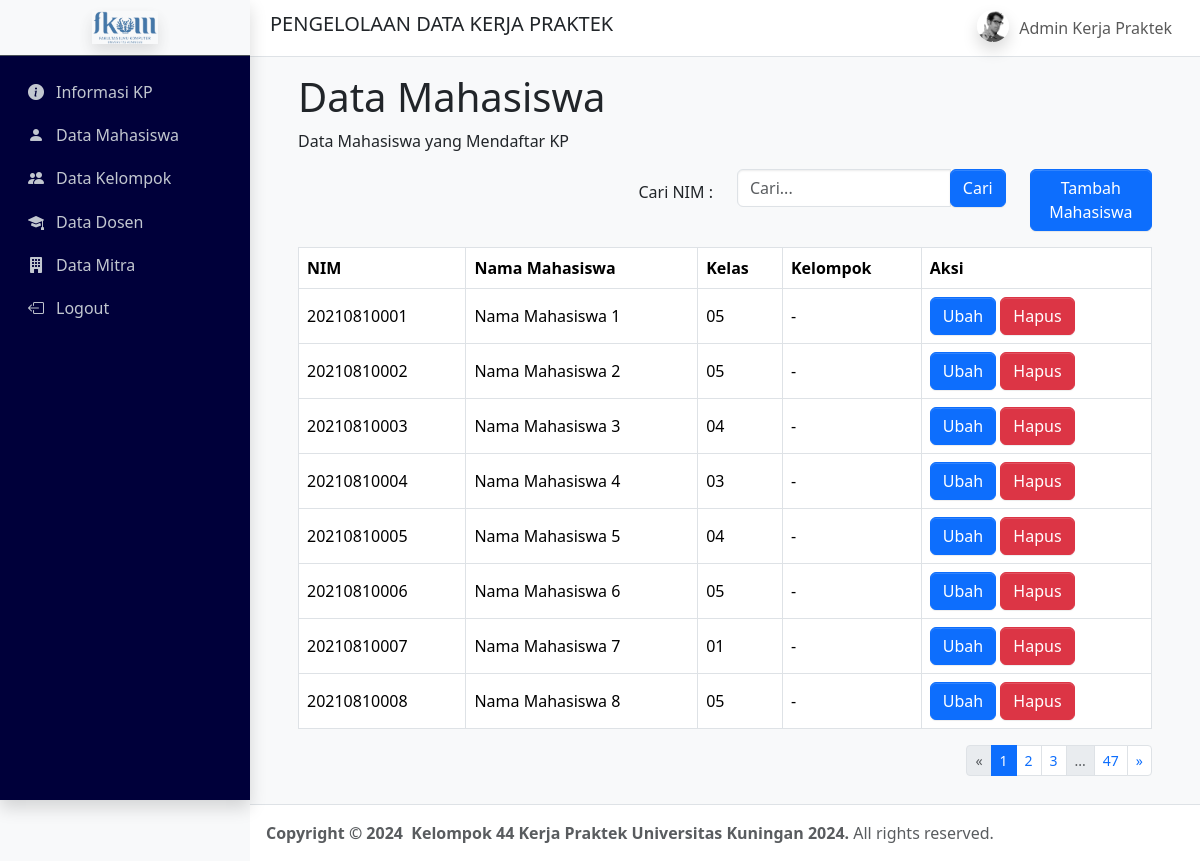
The app's page /pages/admin/dashboard/mahasiswa.php (signed in) with its own data.
### tables this page shows
CREATE TABLE `mahasiswa` (
  `nim` varchar(15) NOT NULL,
  `email` varchar(50) NOT NULL,
  `password` varchar(255) NOT NULL,
  `nama` varchar(100) NOT NULL,
  `jk` varchar(5) NOT NULL,
  `telp` varchar(15) DEFAULT NULL,
  `prodi` varchar(5) NOT NULL,
  `angkatan` int NOT NULL,
  `kelas` varchar(5) NOT NULL,
  `mbkm` int NOT NULL,
  `jaket` varchar(5) NOT NULL,
  `status` varchar(10) DEFAULT NULL,
  `file_upload` varchar(50) DEFAULT NULL,
  `status_validasi` int DEFAULT NULL
);

### pages/admin/dashboard/mahasiswa.php (the view, shortened to what this page needs)
<?php
include '../../koneksi.php';
$nimSearch = "";
$searchTerm = "%$nimSearch%";
$limit = 8;
$page = isset($_GET['page']) ? intval($_GET['page']) : 1;
$offset = ($page - 1) * $limit;
$sql = "
    SELECT
        m.nim,
        m.nama AS nama_mahasiswa,
        m.kelas,
        k.no_kelompok
    FROM mahasiswa m
    LEFT JOIN kpconnection kc ON m.nim = kc.nim
    LEFT JOIN kelompok k ON kc.no_kelompok = k.no_kelompok
    WHERE m.nim LIKE ?
    LIMIT ? OFFSET ?";
$stmt = $conn->prepare($sql);
$stmt->bind_param("sii", $searchTerm, $limit, $offset);
$stmt->execute();
$result = $stmt->get_result();
$total_sql = "
    SELECT COUNT(DISTINCT m.nim) AS total
    FROM mahasiswa m
    LEFT JOIN kpconnection kc ON m.nim = kc.nim
    LEFT JOIN kelompok k ON kc.no_kelompok = k.no_kelompok
    WHERE m.nim LIKE ?";
$total_stmt = $conn->prepare($total_sql);
$total_stmt->bind_param("s", $searchTerm);
$total_stmt->execute();
$total_result = $total_stmt->get_result();
$total_row = $total_result->fetch_assoc();
$total_data = $total_row['total'];
$total_pages = ceil($total_data / $limit);
?>
<!DOCTYPE html>
<html lang="en">
<head>
    <link rel="stylesheet" href="../../../css/adminlte.min.css"/>
    <link rel="stylesheet" href="https://cdn.jsdelivr.net/npm/bootstrap-icons@1.11.3/font/bootstrap-icons.min.css">
</head>
<body>
    <body class="layout-fixed sidebar-expand-lg bg-body-tertiary">
        <div class="app-wrapper">
            <nav class="app-header navbar navbar-expand bg-body">
                <div class="container-fluid">
                    <h5 class="brand-text text-dark ms-2 align-middle">PENGELOLAAN DATA KERJA PRAKTEK</h5>
                    <ul class="navbar-nav ms-auto">
                        <li class="nav-item dropdown user-menu"> <a href="#" class="nav-link dropdown-toggle" data-bs-toggle="dropdown"> <img src="/dist/assets/img/user2-160x160.jpg" class="user-image rounded-circle shadow" alt="User Image">
                        <span class="d-none d-md-inline">
                            <?php echo htmlspecialchars($_SESSION['user_name']); ?>
                        </span> </a>
                        </li>
                    </ul>
                </div>
            </nav>
            <aside class="app-sidebar shadow" style="background-color: rgb(0, 0, 58); color: white;" data-bs-theme="dark">
                <div class="sidebar-brand bg-light"> <a href="./home.html" class="brand-link"> <img src="/dist/assets/img/LOGOFKOM.png" alt="AdminLTE Logo" class="brand-image opacity-75 shadow"> </a> </div>
                <div class="sidebar-wrapper">
                    <nav class="mt-2">
                    <ul class="nav sidebar-menu flex-column" role="menu">
                    <li class="nav-item"> <a href="infokp.php" class="nav-link"> <i class="nav-icon bi bi-info-circle-fill"></i>
                                <p>Informasi KP</p>
                            </a> </li>
                            <li class="nav-item"> <a href="mahasiswa.php" class="nav-link"> <i class="nav-icon bi bi-person-fill"></i>
                                    <p>Data Mahasiswa</p>
                                </a> </li>
                            <li class="nav-item"> <a href="kelompok.php" class="nav-link"> <i class="nav-icon bi bi-people-fill"></i>
                                    <p>Data Kelompok</p>
                                </a> </li>
                            <li class="nav-item"> <a href="dosen.php" class="nav-link"> <i class="nav-icon bi bi-mortarboard-fill"></i>
                                    <p>Data Dosen</p>
                                </a> </li>
                            <li class="nav-item"> <a href="mitra.php" class="nav-link"> <i class="nav-icon bi bi-building-fill"></i>
                                    <p>Data Mitra</p>
                                </a> </li>
                            <li class="nav-item"> <a href="../../logout.php" class="nav-link"> <i class="nav-icon bi bi-box-arrow-left"></i>
                                    <p>Logout</p>
                                </a> </li>
                        </ul>
                    </nav>
                </div>
            </aside>
            <main class="app-main">
        <div class="container-fluid px-5 py-3">
            <h1>Data Mahasiswa</h1>
            <p>Data Mahasiswa yang Mendaftar KP</p>
            <div class="row">
                <div class="col-6 d-flex align-items-center justify-content-end">
                    <p>Cari NIM : </p>
                </div>
                <div class="col-4">
                    <form method="get" action="">
                        <div class="input-group mb-3">
                            <input type="text" class="form-control" name="nim" value="<?php echo htmlspecialchars($nimSearch); ?>" placeholder="Cari..." aria-label="Cari NIM">
                            <div class="input-group-append">
                                <button class="btn btn-primary" type="submit" id="button-addon2">Cari</button>
                            </div>
                        </div>
                    </form>
                </div>
                <div class="col-2">
                    <button class="btn btn-primary" type="button">Tambah Mahasiswa</button>
                </div>
</div>
            <table class="table table-bordered mt-3">
                <thead>
                    <tr>
                        <th>NIM</th>
                        <th>Nama Mahasiswa</th>
                        <th>Kelas</th>
                        <th>Kelompok</th>
                        <th>Aksi</th>
                    </tr>
                </thead>
                <tbody>
                    <?php if ($result->num_rows > 0): ?>
                        <?php while ($row = $result->fetch_assoc()): ?>
                            <tr class="align-middle">
                                <td><?php echo htmlspecialchars($row['nim']); ?></td>
                                <td><?php echo htmlspecialchars($row['nama_mahasiswa']); ?></td>
                                <td><?php echo htmlspecialchars($row['kelas']); ?></td>
                                <td><?php echo htmlspecialchars($row['no_kelompok'] ?: '-'); ?></td>
                                <td>
                                    <button class="btn btn-primary" type="button">Ubah</button>
                                    <button class="btn btn-danger" type="button">Hapus</button>
                                </td>
                            </tr>
                        <?php endwhile; ?>
                    <?php else: ?>
                        <tr>
                            <td colspan="5" class="text-center">Tidak ada data ditemukan</td>
                        </tr>
                    <?php endif; ?>
                </tbody>
            </table>
            <ul class="pagination pagination-sm m-0 float-end">
    <li class="page-item <?php if ($page <= 1) echo 'disabled'; ?>">
        <a class="page-link" href="?nim=<?php echo urlencode($nimSearch); ?>&page=<?php echo $page - 1; ?>">«</a>
    </li>
    <?php
    $range_start = max(1, $page - 2);
    $range_end = min($total_pages, $page + 2);
    for ($i = $range_start; $i <= $range_end; $i++) {
        echo '<li class="page-item ' . ($page == $i ? 'active' : '') . '">';
        echo '<a class="page-link" href="?nim=' . urlencode($nimSearch) . '&page=' . $i . '">' . $i . '</a>';
        echo '</li>';
    }
    if ($range_end < $total_pages) {
        echo '<li class="page-item disabled"><a class="page-link" href="#">...</a></li>';
        echo '<li class="page-item"><a class="page-link" href="?nim=' . urlencode($nimSearch) . '&page=' . $total_pages . '">' . $total_pages . '</a></li>';
    }
    ?>
    <li class="page-item <?php if ($page >= $total_pages) echo 'disabled'; ?>">
        <a class="page-link" href="?nim=<?php echo urlencode($nimSearch); ?>&page=<?php echo $page + 1; ?>">»</a>
    </li>
</ul>
        </div>
    </main>
            <footer class="app-footer">
                 <strong>
                    Copyright &copy; 2024&nbsp; Kelompok 44 Kerja Praktek Universitas Kuningan 2024</a>.
                </strong>
                All rights reserved.
            </footer>
        </div>
    </body>
</body>
</html>

### records on screen
mahasiswa: nim "20210810001", nama "Nama Mahasiswa 1", kelas "05", no_kelompok "-"
mahasiswa: nim "20210810002", nama "Nama Mahasiswa 2", kelas "05", no_kelompok "-"
mahasiswa: nim "20210810003", nama "Nama Mahasiswa 3", kelas "04", no_kelompok "-"
mahasiswa: nim "20210810004", nama "Nama Mahasiswa 4", kelas "03", no_kelompok "-"
mahasiswa: nim "20210810005", nama "Nama Mahasiswa 5", kelas "04", no_kelompok "-"
mahasiswa: nim "20210810006", nama "Nama Mahasiswa 6", kelas "05", no_kelompok "-"
mahasiswa: nim "20210810007", nama "Nama Mahasiswa 7", kelas "01", no_kelompok "-"
mahasiswa: nim "20210810008", nama "Nama Mahasiswa 8", kelas "05", no_kelompok "-"

### other values on screen
$_SESSION['user_name'] "Admin Kerja Praktek"
$total_pages "47"
